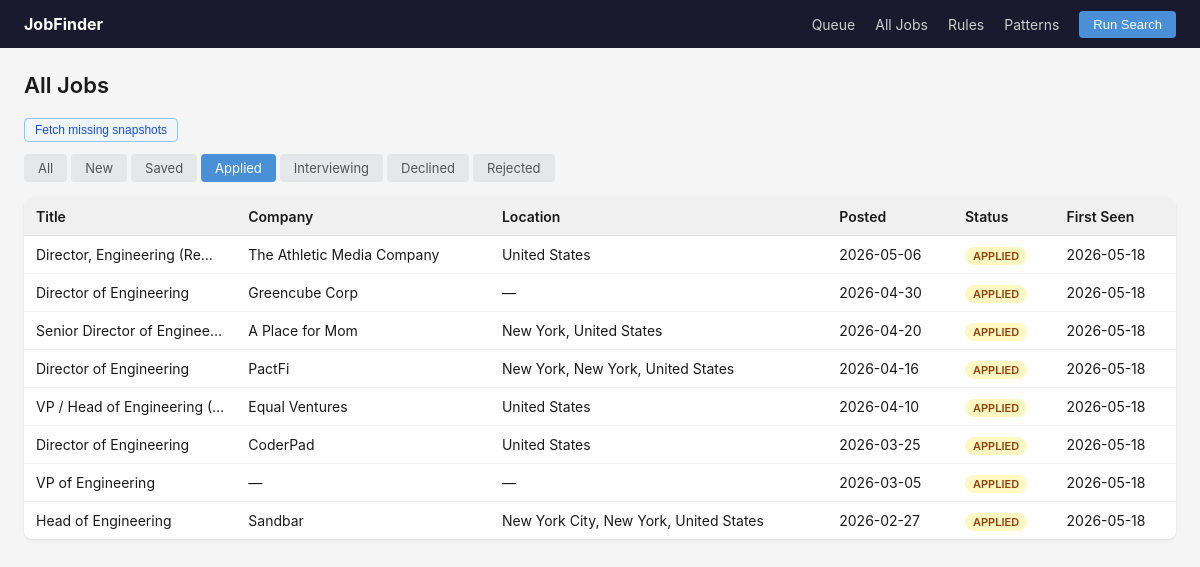
Before: /jobs?status=applied with the older database file.
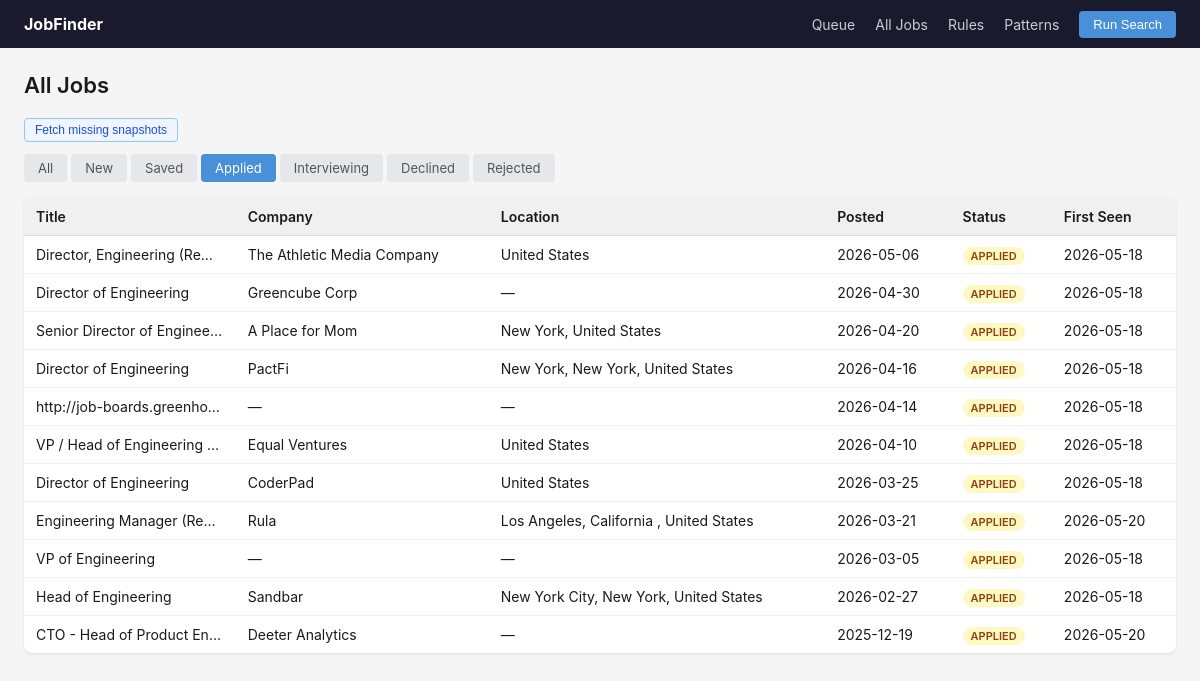
After: the same page with the newer database file.
### tables this page shows
CREATE TABLE "jobs" (
                id           INTEGER PRIMARY KEY AUTOINCREMENT,
                url          TEXT NOT NULL UNIQUE,
                title        TEXT,
                company      TEXT,
                location     TEXT,
                description  TEXT,
                posted_date  TEXT,
                first_seen   TEXT NOT NULL,
                status       TEXT NOT NULL DEFAULT 'new'
                                 CHECK(status IN ('new','saved','applied','rejected','interviewing','declined')),
                notes        TEXT,
                snapshot_at  TEXT
            );

### jobfinder/app.py (the view)
    @app.route("/jobs")
    def jobs_list():
        conn = get_conn()
        status_filter = request.args.get("status", "all")
        statuses = None if status_filter == "all" else [status_filter]
        jobs = [dict(j) for j in get_jobs(conn, statuses=statuses)]
        return render_template("jobs.html", jobs=jobs, status_filter=status_filter)

### jobfinder/database.py (called while the page is built)
def get_connection(db_path: str = "jobs.db") -> sqlite3.Connection:
    conn = sqlite3.connect(db_path)
    conn.row_factory = sqlite3.Row
    conn.execute("PRAGMA journal_mode=WAL")
    conn.execute("PRAGMA foreign_keys=ON")
    return conn

def get_jobs(conn: sqlite3.Connection, statuses: list[str] | None = None,
             order_by: str = "CASE WHEN posted_date IS NULL THEN 1 ELSE 0 END, posted_date DESC, first_seen DESC") -> list[sqlite3.Row]:
    if statuses:
        placeholders = ",".join("?" * len(statuses))
        return conn.execute(
            f"SELECT * FROM jobs WHERE status IN ({placeholders}) ORDER BY {order_by}",
            statuses
        ).fetchall()
    return conn.execute(f"SELECT * FROM jobs ORDER BY {order_by}").fetchall()

### templates/jobs.html (shortened to what this page needs)
{% extends "base.html" %}
{% block content %}
<div class="page-header">
  <h1>All Jobs</h1>
</div>
<div style="margin-bottom:12px;">
  <button id="btn-fetch-snapshots" class="btn-visit" onclick="startSnapshotFetch()">Fetch missing snapshots</button>
</div>
<div class="status-tabs">
  {% for s in ['all', 'new', 'saved', 'applied', 'interviewing', 'declined', 'rejected'] %}
  <a href="{{ url_for('jobs_list', status=s) }}"
     class="tab {{ 'active' if status_filter == s }}">{{ s.title() }}</a>
  {% endfor %}
</div>
{% if not jobs %}
<p class="empty-state">No jobs with status "{{ status_filter }}".</p>
{% else %}
<table class="job-table">
  <thead>
    <tr><th>Title</th><th>Company</th><th>Location</th><th>Posted</th><th>Status</th><th>First Seen</th></tr>
  </thead>
  <tbody>
  {% for job in jobs %}
  <tr>
    <td><a href="{{ url_for('job_detail', job_id=job.id) }}">{{ job.title or job.url }}</a></td>
    <td>{{ job.company or '—' }}</td>
    <td>{{ job.location or '—' }}</td>
    <td>{{ job.posted_date or 'Unknown' }}</td>
    <td><span class="status-badge status-{{ job.status }}">{{ job.status }}</span></td>
    <td>{{ job.first_seen[:10] }}</td>
  </tr>
  {% endfor %}
  </tbody>
</table>
{% endif %}
{% endblock %}

Changed rows visible on the page:
now on this page (row edited): jobs: url "http://job-boards.greenho…", company "—", location "—", posted_date "2026-04-14", status "APPLIED", first_seen "2026-05-18"
added jobs: title "Engineering Manager (Re…", company "Rula", location "Los Angeles, California , United States", posted_date "2026-03-21", status "APPLIED", first_seen "2026-05-20"
added jobs: title "CTO - Head of Product En…", company "Deeter Analytics", location "—", posted_date "2025-12-19", status "APPLIED", first_seen "2026-05-20"
